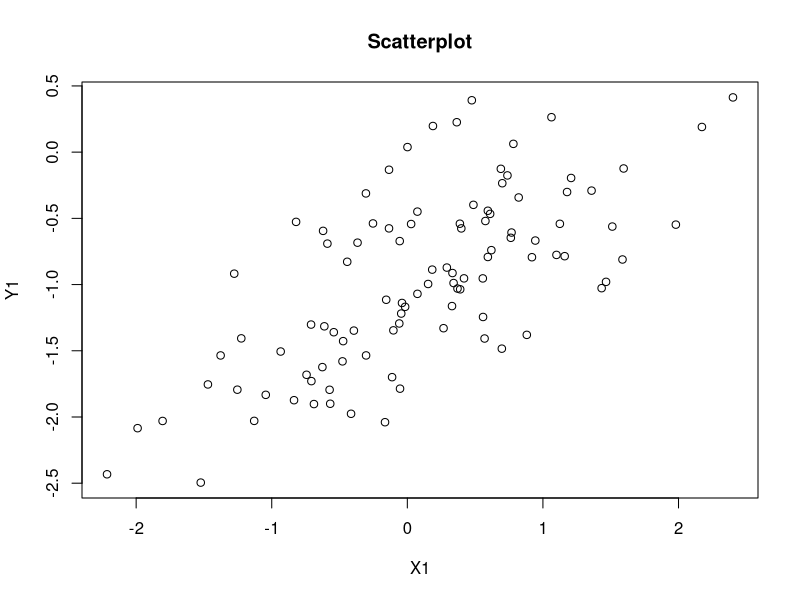
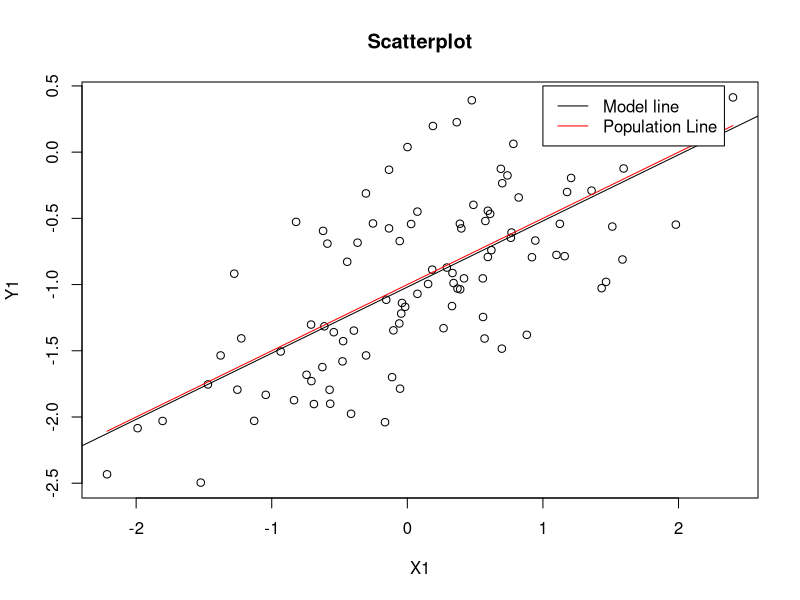
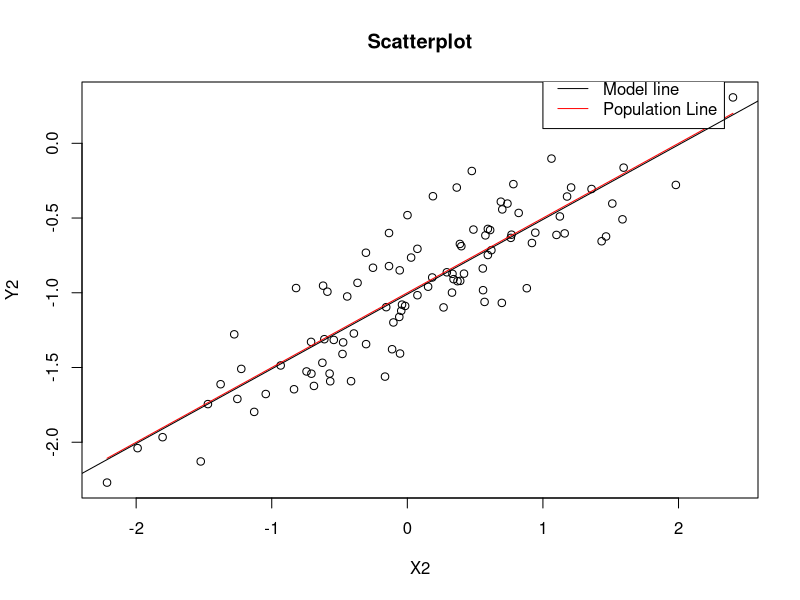
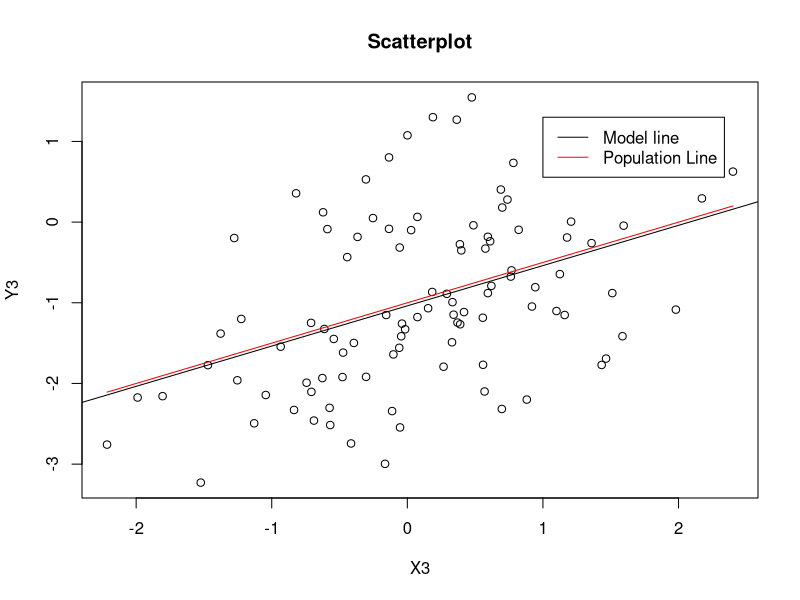

Write the R code that produced these figures, in order.
## ---- chunk 1
set.seed(1)
X1= rnorm(100)
## ---- chunk 2
eps1= rnorm(100,sd=0.5)
## ---- chunk 3
Y1=-1 + 0.5*X1 + eps1
## ---- chunk 4
plot(X1,Y1,main='Scatterplot')
## ---- chunk 5
lm.fit1=lm(Y1~X1)
## ---- chunk 6
plot(X1,Y1,main='Scatterplot')
abline(lm.fit1)
f = function(X){-1 + X*0.5}
lines(X1,f(X1),col='red')
legend(1,0.5,c('Model line','Population Line'),col = c('black','red'),lty = 1)
## ---- chunk 7
lm.fit.nonlinear1=lm(Y1~X1+I(X1^2))
summary(lm.fit.nonlinear1)
## ---- chunk 8
set.seed(1)
X2= rnorm(100)
eps2= rnorm(100,sd=0.25)
Y2=-1 + 0.5*X2 + eps2
plot(X2,Y2,main='Scatterplot')
f = function(X){-1 + X*0.5}
lines(X2,f(X2),col='red')
legend(1,0.5,c('Model line','Population Line'),col = c('black','red'),lty = 1)

lm.fit2=lm(Y2~X2)
summary(lm.fit2)
abline(lm.fit2)
lm.fit.nonlinear2=lm(Y2~X2+I(X2^2))
summary(lm.fit.nonlinear2)
## ---- chunk 9
set.seed(1)
X3= rnorm(100)
eps3= rnorm(100,sd=1)
Y3=-1 + 0.5*X3 + eps3
plot(X3,Y3,main='Scatterplot')
f = function(X){-1 + X*0.5}
lines(X3,f(X3),col='red')
legend(1,1.3,c('Model line','Population Line'),col = c('black','red'),lty = 1)
lm.fit3=lm(Y3~X3)
summary(lm.fit3)
abline(lm.fit3)
lm.fit.nonlinear3=lm(Y3~X3+I(X3^2))
summary(lm.fit.nonlinear3)
## ---- chunk 10
confint(lm.fit1)
confint(lm.fit2)
confint(lm.fit3)
